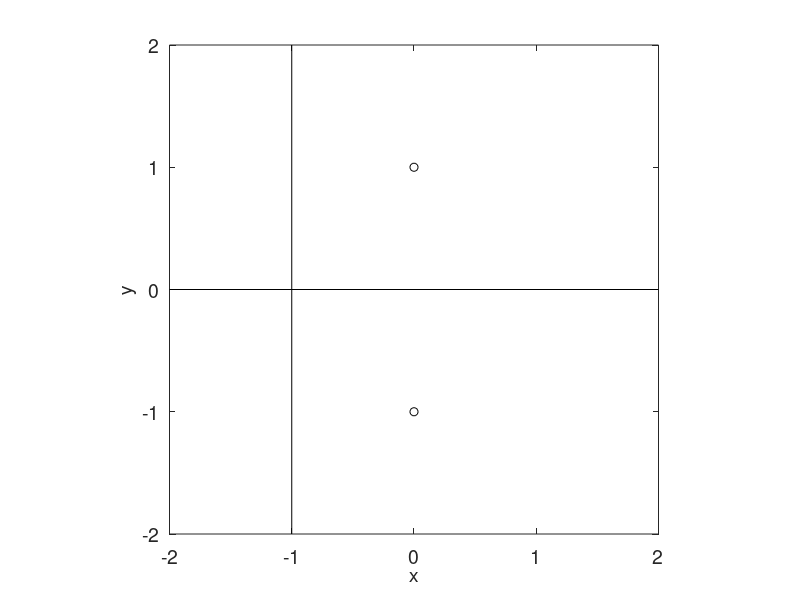

Source code (MATLAB): (Note: this script raises an error after producing the figure.)
close all
clear all

%------------
% FDLIB BEMLIB
%
% draw streamlines due to a ring
% of point forces in front of a wall
% located at x=wall
%------------


Iopt=1; % compute only the Green's function

%---
wall=-1.0;
Xring=0.0;
Yring=1.0;
%---

%---
% preferences
%---

dir=1;  % axial
dir=2;  % radial

%---
figure(1)
hold on
plot([wall, wall],[-2 2],'k')
plot([-2, 2],[0 0],'k')
axis([-2 2 -2 2])
axis square
set(gca,'fontsize',14)
xlabel('x','fontsize',14)
ylabel('y','fontsize',14)
box
plot(Xring, Yring,'ko')
plot(Xring,-Yring,'ko')
%---


%---
if(dir==1)
%---
 Xstream =[-0.99 -0.9 -0.8 -0.7 ...
           -0.6 -0.5 -0.4 -0.3 -0.2 -0.1 ...
            0.01 0.1 0.2 0.3 0.4 ...
           -0.80 -0.5]';
 Ystream =[ 1.99 1.99 1.99 1.99 ...
           1.99 1.99 1.99 1.99 1.99 1.99 ...
           1.99 1.99 1.99 1.99 1.99 ...
           0.10 0.20]';
 Nstr=size(Xstream);
 Nstep=2*128;
 Ds=0.02;
%---
else
%---
 Xstream =[-0.99 -0.9 -0.8 -0.7  ...
           -0.6 -0.5 -0.4 -0.3 -0.2 -0.1 ...
            0.01 0.1 0.2 0.3 0.4 ...
            0.5 0.6 0.7 0.8 0.9 ...
            -0.80 -0.5 -0.5 -0.5]';
 Ystream =[ 1.99 1.99 1.99 1.99 ...
            1.99 1.99 1.99 1.99 1.99 1.99 ...
            1.99 1.99 1.99 1.99 1.99 ...
            1.99 1.99 1.99 1.99 1.99 ...
            0.10 0.20 0.5 0.7]';
 Nstr=size(Xstream);
 Nstep=2*128;
 Ds=-0.02;
%---
end
%---


%---
for istr=1:Nstr

 clear Xstr Ystr

 Xstr(1)=Xstream(istr);
 Ystr(1)=Ystream(istr);

%------
for step=1:Nstep

 Xvel=Xstr(step); % starting point
 Yvel=Ystr(step);

[SXX,SXY,SYX,SYY ...
...
  ,QXXX,QXXY,QXYX,QXYY ...
  ,QYXX,QYXY,QYYX,QYYY ...
...
  ,PXX,PXY,PYX,PYY ...
  ,Iaxis] ...
...
  = sgf_ax_w (Iopt ...
             ,Xvel,Yvel ...
             ,Xring,Yring ...
             ,wall);

 if(dir==1)
  velx=SXX;
  vely=SYX;
 else
  velx=SXY;
  vely=SYY;
 end

 Dt = Ds/sqrt(velx*velx+vely*vely);

 Xvel=Xstr(step)+velx*Dt;
 Yvel=Ystr(step)+vely*Dt;

 [SXX,SXY,SYX,SYY ...
 ...
   ,QXXX,QXXY,QXYX,QXYY ...
   ,QYXX,QYXY,QYYX,QYYY ...
 ...
   ,PXX,PXY,PYX,PYY ...
   ,Iaxis] ...
 ...
  = sgf_ax_w (Iopt ...
             ,Xvel,Yvel ...
             ,Xring,Yring ...
             ,wall);

 if(dir==1)
  velx1=SXX;
  vely1=SYX;
 else
  velx1=SXY;
  vely1=SYY;
 end

 Xstr(step+1) = Xstr(step)+0.5*(velx+velx1)*Dt;
 Ystr(step+1) = Ystr(step)+0.5*(vely+vely1)*Dt;

 if(Xstr(step+1)>2)
  break
 end
 if(Xstr(step+1)<-2)
  break
 end
 if(Ystr(step+1)>2)
  break
 end
 if(Ystr(step+1)<-2)
  break
 end

end

plot(Xstr,Ystr,'k')
plot(Xstr,-Ystr,'k')

end
%---
